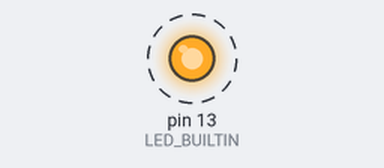
This sketch was run on a simulated Arduino Uno, built with avr-gcc and run on an emulated ATmega328P. Parts: output pins drawn as LEDs (lit = HIGH). Dashed ring = blinking.

Above: at 0.5 s.
Timing chart, 0 to 4.6 s (numbered marks = the images above):
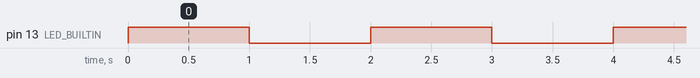

Measured:
- by itself, pin 13 (LED_BUILTIN): alternates HIGH for 1.0 s and LOW for 1.0 s

The sketch:

blink.ino
```cpp
#define DURATION 1000

void setup() {
  pinMode(LED_BUILTIN, OUTPUT);
}

void loop() {
  digitalWrite(LED_BUILTIN, HIGH);
  delay(DURATION);
  digitalWrite(LED_BUILTIN, LOW);
  delay(DURATION);
}
```
